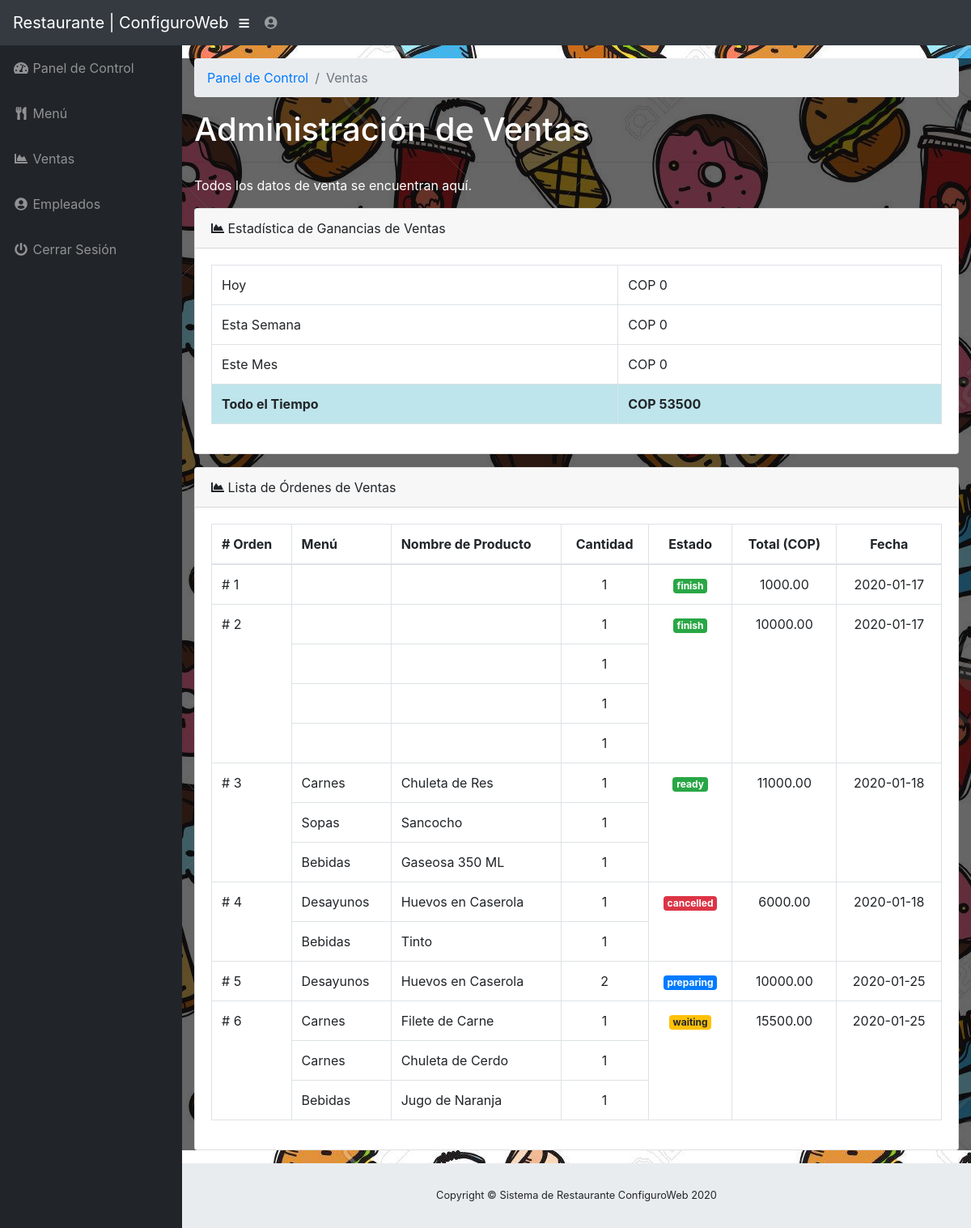
/admin/sales.php (signed in), run on the app's committed database.
### tables this page shows
CREATE TABLE `tbl_orderdetail` (
  `orderID` int(11) NOT NULL,
  `orderDetailID` int(11) NOT NULL,
  `itemID` int(11) NOT NULL,
  `quantity` int(11) NOT NULL
);

CREATE TABLE `tbl_order` (
  `orderID` int(11) NOT NULL,
  `status` text NOT NULL,
  `total` decimal(15,2) NOT NULL,
  `order_date` date NOT NULL
);

CREATE TABLE `tbl_menu` (
  `menuID` int(11) NOT NULL,
  `menuName` varchar(25) NOT NULL
);

CREATE TABLE `tbl_menuitem` (
  `itemID` int(11) NOT NULL,
  `menuID` int(11) NOT NULL,
  `menuItemName` text NOT NULL,
  `price` decimal(15,2) NOT NULL
);

### functions.php (called while the page is built, shortened)
<?php
	require("dbconnection.php");
	function getCountID($idnum,$id,$table) {
		global $sqlconnection;
		$query = "SELECT COUNT({$id}) AS {$id} from {$table} WHERE {$id}={$idnum}";
		if ($result = $sqlconnection->query($query)) {
			$res = $result->fetch_array();
			return $res[$id];
		}
		else {
			echo $sqlconnection->error;
			return null;
		}
	}
	function getSalesTotal($orderID) {
		global $sqlconnection;
		$total = null;
		$query = "SELECT total FROM tbl_order WHERE orderID = ".$orderID;
		if ($result = $sqlconnection->query($query)) {
			if ($res = $result->fetch_array()) {
				$total = $res[0];
				return $total;
			}
			return $total;
		}
		else {
			echo $sqlconnection->error;
			return null;
		}
	}
	function getSalesGrandTotal($duration) {
		global $sqlconnection;
		$total = 0;
		if ($duration == "ALLTIME") {
			$query = "
					SELECT SUM(total) as grandtotal
					FROM tbl_order
					";
		}
		else if ($duration == ("DAY" || "MONTH" || "WEEK")) {
			$query = "
					SELECT SUM(total) as grandtotal
					FROM tbl_order
					WHERE order_date > DATE_SUB(NOW(), INTERVAL 1 ".$duration.")
					";
		}
		else
			return null;
		if ($result = $sqlconnection->query($query)) {
			while ($res = $result->fetch_array(MYSQLI_ASSOC)) {
				$total+=$res['grandtotal'];
			}
			return $total;
		}
		else {
			echo $sqlconnection->error;
			return null;
		}
	}
?>

### admin/sales.php (the view, shortened to what this page needs)
<?php
  include("../functions.php");
?>
<!DOCTYPE html>
<html lang="es">
  <head>
    <link href="vendor/bootstrap/css/bootstrap.min.css" rel="stylesheet">
    <link href="vendor/fontawesome-free/css/all.min.css" rel="stylesheet" type="text/css">
    <link href="vendor/datatables/dataTables.bootstrap4.css" rel="stylesheet">
    <link href="css/sb-admin.css" rel="stylesheet">
  </head>
  <body id="page-top" style= "background-image: url(../image/comida-fondo2.jpg);">
    <nav class="navbar navbar-expand navbar-dark bg-dark static-top">
      <a class="navbar-brand mr-1" href="index.php">Restaurante | ConfiguroWeb</a>
      <button class="btn btn-link btn-sm text-white order-1 order-sm-0" id="sidebarToggle" href="#">
        <i class="fas fa-bars"></i>
      </button>
      <ul class="navbar-nav ml-auto ml-md-0">
        <li class="nav-item dropdown no-arrow">
          <a class="nav-link dropdown-toggle" href="#" id="userDropdown" role="button" data-toggle="dropdown" aria-haspopup="true" aria-expanded="false">
            <i class="fas fa-user-circle fa-fw"></i>
          </a>
        </li>
      </ul>
    </nav>
    <div id="wrapper">
      <ul class="sidebar navbar-nav">
        <li class="nav-item">
          <a class="nav-link" href="index.php">
            <i class="fas fa-fw fa-tachometer-alt"></i>
            <span>Panel de Control</span>
          </a>
        </li>
        <li class="nav-item">
          <a class="nav-link" href="menu.php">
            <i class="fas fa-fw fa-utensils"></i>
            <span>Menú</span></a>
        </li>
        <li class="nav-item">
          <a class="nav-link" href="sales.php">
            <i class="fas fa-fw fa-chart-area"></i>
            <span>Ventas</span></a>
        </li>
        <li class="nav-item">
          <a class="nav-link" href="staff.php">
            <i class="fas fa-fw fa-user-circle"></i>
            <span>Empleados</span>
          </a>
        </li>
        <li class="nav-item">
          <a class="nav-link" href="#" data-toggle="modal" data-target="#logoutModal">
            <i class="fas fa-fw fa-power-off"></i>
            <span>Cerrar Sesión</span>
          </a>
        </li>
      </ul>
      <div id="content-wrapper">
        <div class="container-fluid" style= " background-color: rgba(0, 0, 0, .6);">
          <ol class="breadcrumb">
            <li class="breadcrumb-item">
              <a href="index.php">Panel de Control</a>
            </li>
            <li class="breadcrumb-item active">Ventas</li>
          </ol>
          <h1 style= "color: white;">Administración de Ventas</h1>
          <hr>
          <p style= "color: white;">Todos los datos de venta se encuentran aquí.</p>
          <div class="card mb-3">
            <div class="card-header">
              <i class="fas fa-chart-area"></i>
              Estadística de Ganancias de Ventas
            </div>
            <div class="card-body">
              <table class="table table-bordered" width="100%" cellspacing="0">
                <tbody>
                  <tr>
                    <td>Hoy</td>
                    <td>COP <?php echo getSalesGrandTotal("DAY"); ?></td>
                  </tr>
                  <tr>
                    <td>Esta Semana</td>
                    <td>COP <?php echo getSalesGrandTotal("WEEK"); ?></td>
                  </tr>
                  <tr>
                    <td>Este Mes</td>
                    <td>COP <?php echo getSalesGrandTotal("MONTH"); ?></td>
                  </tr>
                  <tr class="table-info">
                    <td><b>Todo el Tiempo</b></td>
                    <td><b>COP <?php echo getSalesGrandTotal("ALLTIME"); ?></b></td>
                  </tr>
                </tbody>
              </table>
            </div>
          </div>
          <div class="card mb-3">
            <div class="card-header">
              <i class="fas fa-chart-area"></i>
              Lista de Órdenes de Ventas</div>
            <div class="card-body">
              <table id="tblCurrentOrder" class="table table-bordered" width="100%" cellspacing="0">
                    <thead>
                      <th># Orden</th>
                      <th>Menú</th>
                      <th>Nombre de Producto</th>
                      <th class='text-center'>Cantidad</th>
                      <th class='text-center'>Estado</th>
                      <th class='text-center'>Total (COP)</th>
                      <th class='text-center'>Fecha</th>
                    </thead>
                    <tbody id="tblBodyCurrentOrder">
                      <?php
                      $displayOrderQuery =  "
                        SELECT o.orderID, m.menuName, OD.itemID,MI.menuItemName,OD.quantity,O.status,mi.price ,o.order_date
                        FROM tbl_order O
                        LEFT JOIN tbl_orderdetail OD
                        ON O.orderID = OD.orderID
                        LEFT JOIN tbl_menuitem MI
                        ON OD.itemID = MI.itemID
                        LEFT JOIN tbl_menu M
                        ON MI.menuID = M.menuID
                        ";
                      if ($orderResult = $sqlconnection->query($displayOrderQuery)) {
                        $currentspan = 0;
                        if ($orderResult->num_rows == 0) {
                          echo "<tr><td class='text-center' colspan='7' >Actualmente no hay pedido en este momento. </td></tr>";
                        }
                        else {
                          while($orderRow = $orderResult->fetch_array(MYSQLI_ASSOC)) {
                            $rowspan = getCountID($orderRow["orderID"],"orderID","tbl_orderdetail");
                            if ($currentspan == 0) {
                              $currentspan = $rowspan;
                            }
                            echo "<tr>";
                            if ($currentspan == $rowspan) {
                              echo "<td rowspan=".$rowspan."># ".$orderRow['orderID']."</td>";
                            }
                            echo "
                              <td>".$orderRow['menuName']."</td>
                              <td>".$orderRow['menuItemName']."</td>
                              <td class='text-center'>".$orderRow['quantity']."</td>
                            ";
                            if ($currentspan == $rowspan) {
                              $color = "badge";
                              switch ($orderRow['status']) {
                                case 'waiting':
                                  $color = "badge badge-warning";
                                  break;
                                case 'preparing':
                                  $color = "badge badge-primary";
                                  break;
                                case 'ready':
                                  $color = "badge badge-success";
                                  break;
                                case 'cancelled':
                                  $color = "badge badge-danger";
                                  break;
                                case 'finish':
                                  $color = "badge badge-success";
                                  break;
                              }
                              echo "<td class='text-center' rowspan=".$rowspan."><span class='{$color}'>".$orderRow['status']."</span></td>";
                              echo "<td rowspan=".$rowspan." class='text-center'>".getSalesTotal($orderRow['orderID'])."</td>";
                              echo "<td rowspan=".$rowspan." class='text-center'>".$orderRow['order_date']."</td>";
                            }
                            echo "</tr>";
                            $currentspan--;
                          }
                        }
                        }
                      ?>
                    </tbody>
              </table>
            </div>
            </div>
          </div>
        <footer class="sticky-footer">
          <div class="container my-auto">
            <div class="copyright text-center my-auto">
              <span>Copyright © Sistema de Restaurante ConfiguroWeb 2020</span>
            </div>
          </div>
        </footer>
      </div>
    </div>
  </body>
</html>

### admin/css/sb-admin.css (style rules this page uses)
html { position: relative; min-height: 100%; }
body { height: 100%; }
#wrapper { display: -webkit-box; display: -ms-flexbox; display: flex; }
#wrapper #content-wrapper { overflow-x: hidden; width: 100%; padding-top: 1rem; padding-bottom: 80px; }
.navbar-nav .nav-item.dropdown .dropdown-toggle::after { width: 1rem; text-align: center; float: right; vertical-align: 0; border: 0; font-weight: 900; content: '\f105'; font-family: 'Font Awesome 5 Free'; }
.navbar-nav .nav-item.dropdown.no-arrow .dropdown-toggle::after { display: none; }
.sidebar { width: 90px !important; background-color: #212529; min-height: calc(100vh - 56px); }
.sidebar .nav-item:last-child { margin-bottom: 1rem; }
.sidebar .nav-item .nav-link { text-align: center; padding: 0.75rem 1rem; width: 90px; }
.sidebar .nav-item .nav-link span { font-size: 0.65rem; display: block; }
.sidebar .nav-item .nav-link { color: rgba(255, 255, 255, 0.5); }
@media (min-width: 768px) { .sidebar { width: 225px !important; } }
@media (min-width: 768px) { .sidebar .nav-item .nav-link { display: block; width: 100%; text-align: left; padding: 1rem; width: 225px; } }
@media (min-width: 768px) { .sidebar .nav-item .nav-link span { font-size: 1rem; display: inline; } }
:root { --input-padding-x: 0.75rem; --input-padding-y: 0.75rem; }
footer.sticky-footer { display: -webkit-box; display: -ms-flexbox; display: flex; position: absolute; right: 0; bottom: 0; width: calc(100% - 90px); height: 80px; background-color: #e9ecef; }
footer.sticky-footer .copyright { line-height: 1; font-size: 0.8rem; }
@media (min-width: 768px) { footer.sticky-footer { width: calc(100% - 225px); } }

### data on the page
tbl_orderdetail: orderID.orderID "1", quantity "1", orderID.status "finish", orderID.total "1000.00", orderID.order_date "2020-01-17"
tbl_orderdetail: orderID.orderID "2", quantity "1", orderID.status "finish", orderID.total "10000.00", orderID.order_date "2020-01-17"
tbl_orderdetail: quantity "1"
tbl_orderdetail: quantity "1"
tbl_orderdetail: quantity "1"
tbl_order: orderID "3", tbl_menu.menuName "Carnes", tbl_menuitem.menuItemName "Chuleta de Res", tbl_orderdetail.quantity "1", status "ready", getSalesTotal($orderRow['orderID']) "11000.00", order_date "2020-01-18", tbl_menu.menuName "Sopas", tbl_menuitem.menuItemName "Sancocho", tbl_menu.menuName "Bebidas", tbl_menuitem.menuItemName "Gaseosa 350 ML"
tbl_order: orderID "4", tbl_menu.menuName "Desayunos", tbl_menuitem.menuItemName "Huevos en Caserola", tbl_orderdetail.quantity "1", status "cancelled", getSalesTotal($orderRow['orderID']) "6000.00", order_date "2020-01-18", tbl_menu.menuName "Bebidas", tbl_menuitem.menuItemName "Tinto"
tbl_order: orderID "5", tbl_menu.menuName "Desayunos", tbl_menuitem.menuItemName "Huevos en Caserola", tbl_orderdetail.quantity "2", status "preparing", getSalesTotal($orderRow['orderID']) "10000.00", order_date "2020-01-25"
tbl_order: orderID "6", tbl_menu.menuName "Carnes", tbl_menuitem.menuItemName "Filete de Carne", tbl_orderdetail.quantity "1", status "waiting", getSalesTotal($orderRow['orderID']) "15500.00", order_date "2020-01-25", tbl_menuitem.menuItemName "Chuleta de Cerdo", tbl_menu.menuName "Bebidas", tbl_menuitem.menuItemName "Jugo de Naranja"

### other printed values
getSalesGrandTotal("DAY") "0"
getSalesGrandTotal("WEEK") "0"
getSalesGrandTotal("MONTH") "0"
getSalesGrandTotal("ALLTIME") "53500"
